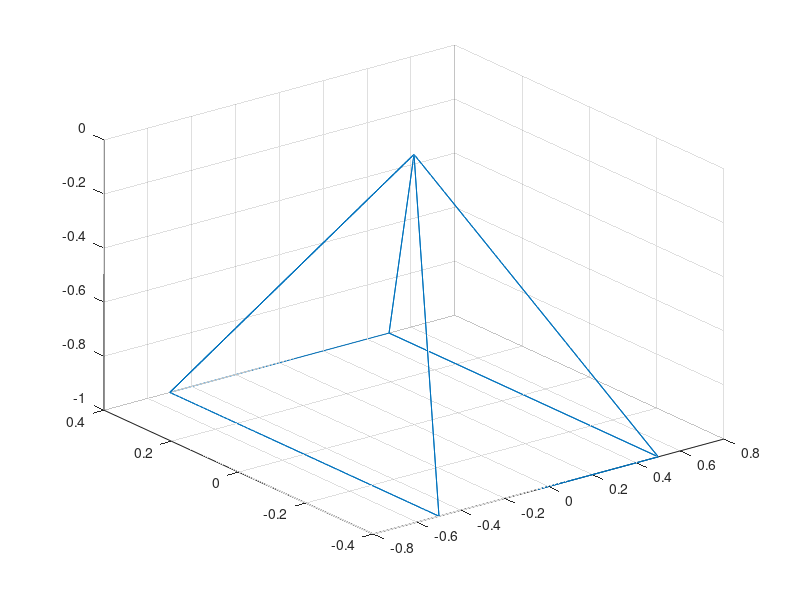

This figure's MATLAB source:
%% CLEAR ALL **************************************************************
clc             % Clear command window
clear           % Clear all variables
close all       % Close all figures

axisScale	= 1;

dist    = 1     * axisScale;
w       = 1     * axisScale;
h       = 0.8   * axisScale;

vert = [    0       0        0;
           -w/2     h/2     -dist;
           -w/2    -h/2     -dist;
            w/2    -h/2     -dist;
            w/2     h/2     -dist       ];

% Make faces 
% fac = [ 1 2 5 1; 
%         1 3 2 1;
%         1 3 4 1;
%         1 4 5 1;
%         2 3 4 5     ];

camera = [];

camera = [ camera; vert( 1 ,: ) ];
camera = [ camera; vert( 2 ,: ) ];
camera = [ camera; vert( 5 ,: ) ];
camera = [ camera; vert( 1 ,: ) ];

camera = [ camera; vert( 1 ,: ) ];
camera = [ camera; vert( 3 ,: ) ];
camera = [ camera; vert( 2 ,: ) ];
camera = [ camera; vert( 1 ,: ) ];

camera = [ camera; vert( 1 ,: ) ];
camera = [ camera; vert( 3 ,: ) ];
camera = [ camera; vert( 4 ,: ) ];
camera = [ camera; vert( 1 ,: ) ];

camera = [ camera; vert( 1 ,: ) ];
camera = [ camera; vert( 4 ,: ) ];
camera = [ camera; vert( 5 ,: ) ];
camera = [ camera; vert( 1 ,: ) ];

camera = [ camera; vert( 2 ,: ) ];
camera = [ camera; vert( 3 ,: ) ];
camera = [ camera; vert( 4 ,: ) ];
camera = [ camera; vert( 5 ,: ) ];

plot3( camera(:,1), camera(:,2), camera(:,3) );

grid on


view(3)


